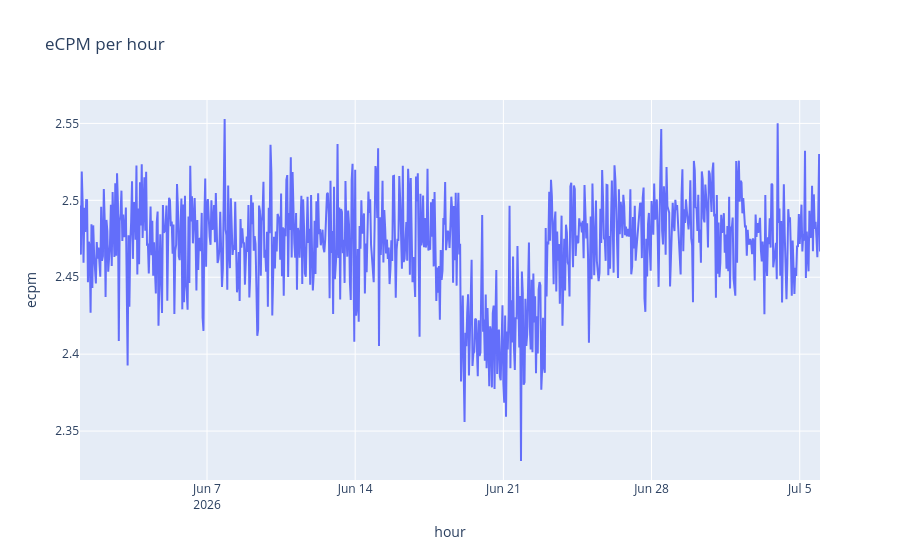

Notebook cell for this chart:
### Code cell
px.line(df, x="hour", y="ecpm", title="eCPM per hour")

### Figure 1 — Plotly figure (JSON) as saved in the notebook; plotly's stock layout.template omitted (floating-point values rounded to 4 significant figures; data arrays with more than 128 entries replaced by an {"elided": "..."} marker saying what was removed)
{"data": [{"hovertemplate": "hour=%{x}<br>ecpm=%{y}<extra></extra>", "legendgroup": "", "line": {"color": "#636efa", "dash": "solid"}, "marker": {"symbol": "circle"}, "mode": "lines", "name": "", "orientation": "v", "showlegend": false, "type": "scatter", "x": {"elided": "840 str values"}, "xaxis": "x", "y": {"elided": "840 float values"}, "yaxis": "y"}], "layout": {"legend": {"tracegroupgap": 0}, "title": {"text": "eCPM per hour"}, "xaxis": {"anchor": "y", "domain": [0.0, 1.0], "title": {"text": "hour"}}, "yaxis": {"anchor": "x", "domain": [0.0, 1.0], "title": {"text": "ecpm"}}}}
